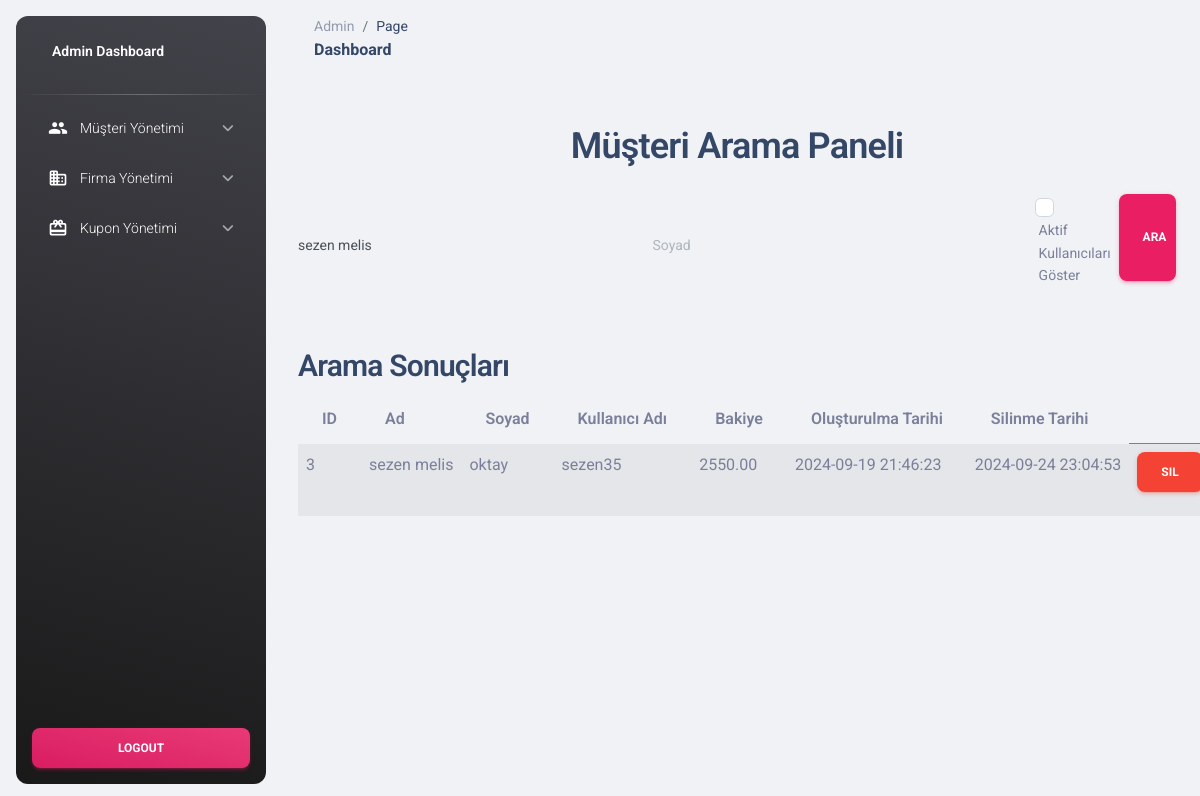
The app's page /admin/musteri_ara_cont.php?name=sezen melis (signed in) with its own data.
### tables this page shows
CREATE TABLE `users` (
  `id` int(11) NOT NULL,
  `company_id` int(11) DEFAULT NULL,
  `role` varchar(50) DEFAULT NULL,
  `name` varchar(100) DEFAULT NULL,
  `surname` varchar(100) DEFAULT NULL,
  `username` varchar(100) DEFAULT NULL,
  `password` varchar(255) DEFAULT NULL,
  `balance` decimal(10,2) DEFAULT 5000.00,
  `created_at` timestamp NOT NULL DEFAULT current_timestamp(),
  `deleted_at` timestamp NULL DEFAULT NULL
);

### functions/admin/user_function.php (called while the page is built, shortened)
<?php
function search_user($name, $surname, $active)
{
    global $conn;
    $sql = "SELECT id, name, surname, username, balance, created_at, deleted_at
        FROM users
        WHERE (name LIKE :name OR :name = '')
        AND (surname LIKE :surname OR :surname = '')
        AND role = 'user'";
    $stmt = $conn->prepare($sql);
    $name = "%$name%";
    $surname = "%$surname%";
    $stmt->bindParam(':name', $name);
    $stmt->bindParam(':surname', $surname);
    $stmt->execute();
    $results = $stmt->fetchAll(PDO::FETCH_ASSOC);
    return $results;
}
?>

### admin/musteri_ara_cont.php (the view, shortened to what this page needs)
<?php
include('includes/header.php');
include('../functions/admin/user_function.php');
$name = isset($_GET['name']) ? htmlspecialchars($_GET['name']) : '';
$surname = isset($_GET['surname']) ? htmlspecialchars($_GET['surname']) : '';
$active = isset($_GET['active']) && $_GET['active'] == '1';
$results = search_user($name, $surname, $active);
?>
<div class="container">
    <div class="container mt-5">
        <h2 class="text-center">Müşteri Arama Paneli</h2>
        <form method="GET" action="musteri_ara_cont.php" class="d-flex justify-content-center mt-4">
            <input type="text" name="name" class="form-control me-2" placeholder="Ad" aria-label="Ad" value="<?php echo $name; ?>">
            <input type="text" name="surname" class="form-control me-2" placeholder="Soyad" aria-label="Soyad" value="<?php echo $surname; ?>">
            <div class="form-check me-2">
                <input type="checkbox" name="active" value="1" class="form-check-input" id="activeUsers" <?php echo isset($_GET['active']) ? 'checked' : ''; ?>>
                <label class="form-check-label" for="activeUsers">Aktif Kullanıcıları Göster</label>
            </div>
            <button type="submit" class="btn btn-primary">Ara</button>
        </form>
        <div class="mt-5">
            <h3>Arama Sonuçları</h3>
            <table class="table table-striped">
                <thead>
                    <tr>
                        <th>ID</th>
                        <th>Ad</th>
                        <th>Soyad</th>
                        <th>Kullanıcı Adı</th>
                        <th>Bakiye</th>
                        <th>Oluşturulma Tarihi</th>
                        <th>Silinme Tarihi</th>
                    </tr>
                </thead>
                <tbody>
                    <?php
                    if (count($results) > 0) {
                        foreach ($results as $row) {
                            echo "<tr>
                                    <td>{$row['id']}</td>
                                    <td>{$row['name']}</td>
                                    <td>{$row['surname']}</td>
                                    <td>{$row['username']}</td>
                                    <td>{$row['balance']}</td>
                                    <td>{$row['created_at']}</td>
                                    <td>{$row['deleted_at']}</td>
                                    <td>
                                        <a href='controller/delete_user.php?id={$row['id']}' class='btn btn-danger' onclick='return confirm(\"Bu müşteriyi silmek istediğinize emin misiniz?\");'>Sil</a>
                                    </td>
                                  </tr>";
                        }
                    } else {
                        echo "<tr><td colspan='7' class='text-center'>Sonuç bulunamadı</td></tr>";
                    }
                    ?>
                </tbody>
            </table>
        </div>
    </div>
</div>
<?php include('includes/footer.php'); ?>

### records on screen
users: id "3", name "sezen melis", surname "oktay", username "sezen35", balance "2550.00", created_at "2024-09-19 21:46:23", deleted_at "2024-09-24 23:04:53"
